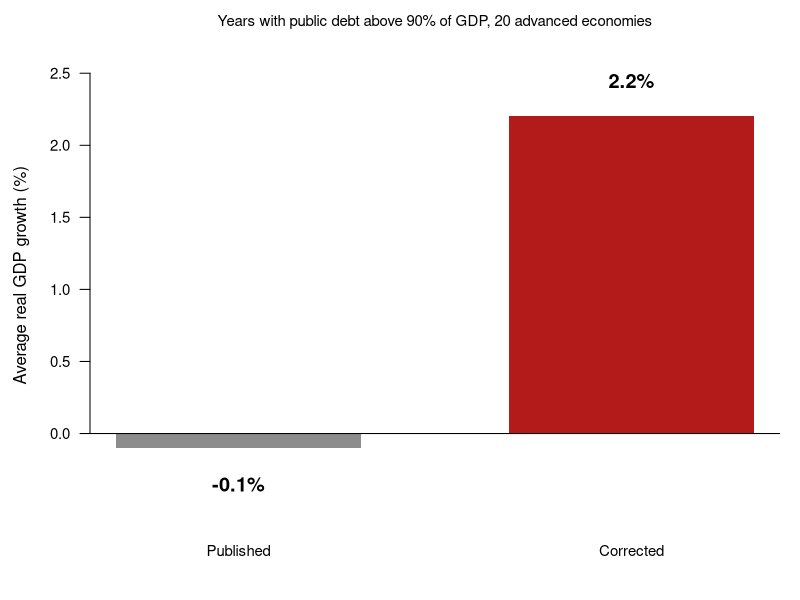
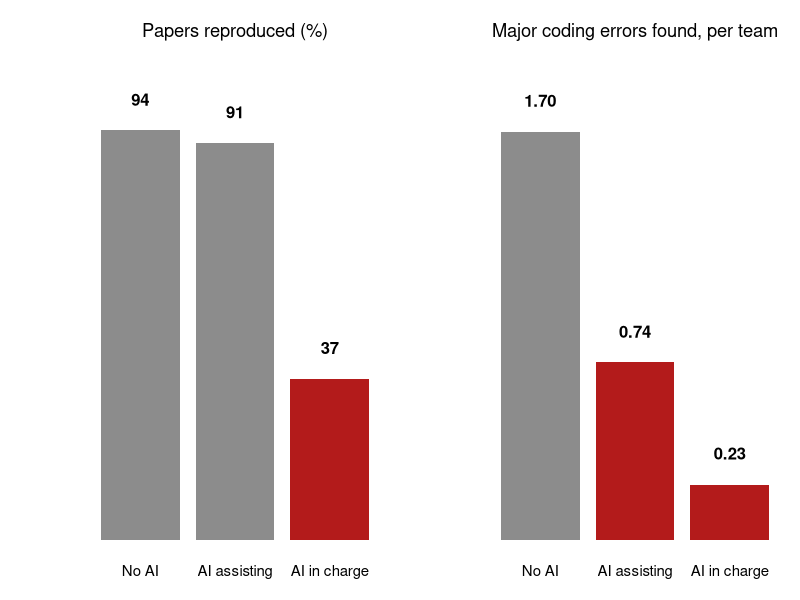
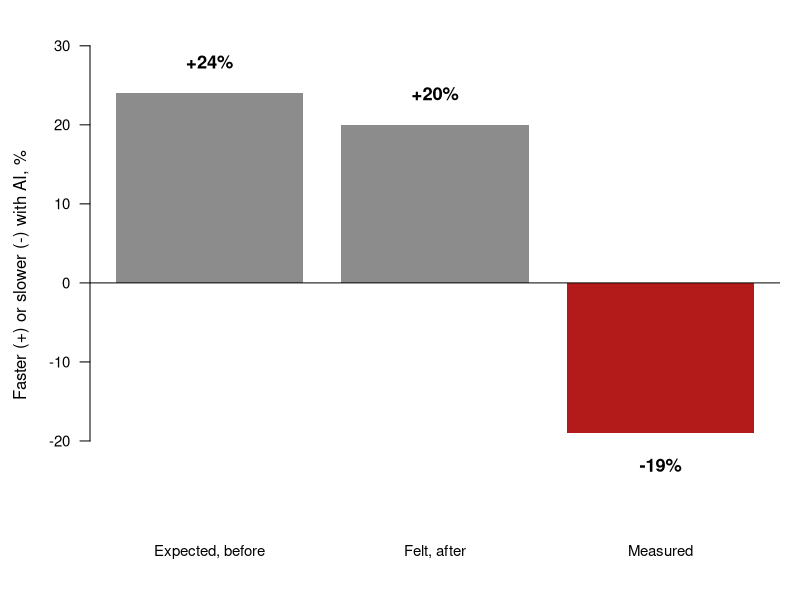
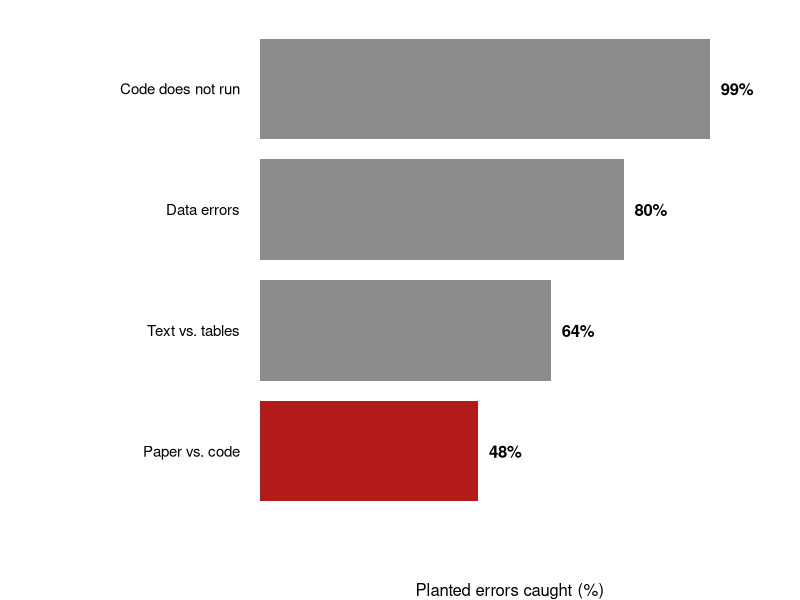
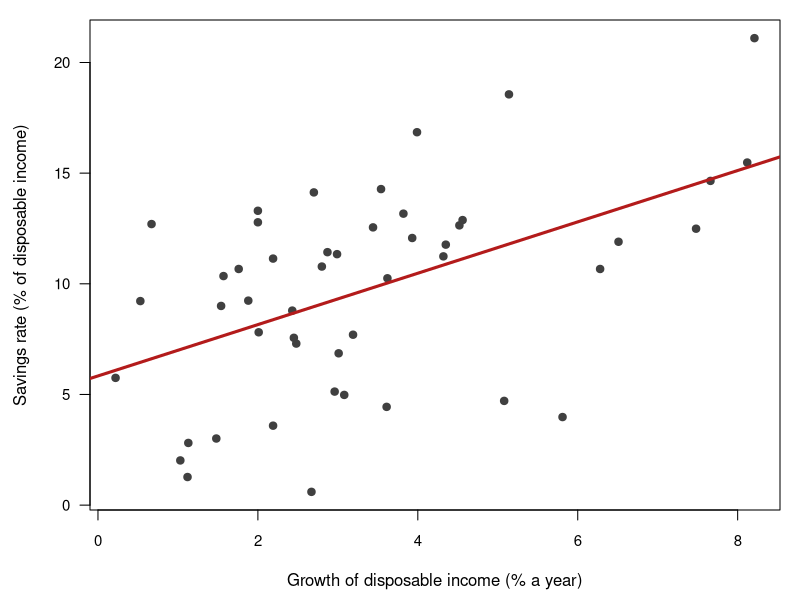
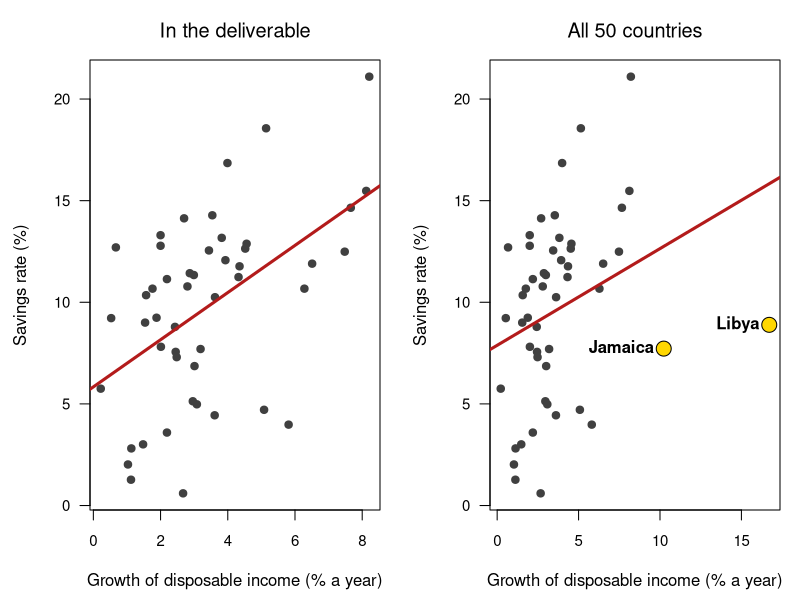

These figures' R source, in order:
# make-figures.R: the charts for session 10. Run from this folder:
#   Rscript make-figures.R
# Every number is typed from the source named next to it; the savings
# figures come from R's built-in LifeCycleSavings.

RED  <- "#b31b1b"
GREY <- "grey55"
open_png <- function(file, w = 1600, h = 760) {
  png(file, width = w, height = h, res = 200)
  par(las = 1, mar = c(4, 4.5, 1.5, 1), cex.axis = 0.9, cex.lab = 1)
}

# 1) Reinhart and Rogoff: growth when public debt is above 90% of GDP ----
# Herndon, Ash & Pollin (2014), Cambridge Journal of Economics 38(2): 2.2%
# on average, "not -0.1% as published".
open_png("F1-debt-growth.png", w = 1400, h = 800)
v <- c(-0.1, 2.2)
b <- barplot(v, names.arg = c("Published", "Corrected"), col = c(GREY, RED),
             border = NA, ylim = c(-0.6, 2.8), width = 0.6, space = 0.6,
             ylab = "Average real GDP growth (%)", axes = FALSE)
axis(2, at = seq(0, 2.5, 0.5)); abline(h = 0)
text(b, v + ifelse(v < 0, -0.25, 0.25), sprintf("%.1f%%", v), cex = 1.2, font = 2)
mtext("Years with public debt above 90% of GDP, 20 advanced economies", side = 3,
      line = 0, cex = 0.9)
dev.off()

# 2) Institute for Replication experiment ----
# Brodeur et al. (2026), PNAS 123(22), abstract and Table 1.
open_png("F2-i4r.png", w = 1800, h = 780)
par(mfrow = c(1, 2), mar = c(3, 4.5, 3, 1))
lab <- c("No AI", "AI assisting", "AI in charge")
b <- barplot(c(94, 91, 37), names.arg = lab, col = c(GREY, GREY, RED), border = NA,
             ylim = c(0, 110), axes = FALSE, main = "Papers reproduced (%)",
             font.main = 1, cex.main = 1.1)
text(b, c(94, 91, 37) + 7, c("94", "91", "37"), font = 2)
b <- barplot(c(1.70, 0.74, 0.23), names.arg = lab, col = c(GREY, RED, RED),
             border = NA, ylim = c(0, 2), axes = FALSE,
             main = "Major coding errors found, per team", font.main = 1, cex.main = 1.1)
text(b, c(1.70, 0.74, 0.23) + 0.13, c("1.70", "0.74", "0.23"), font = 2)
dev.off()

# 3) Expected, felt, and measured speed ----
# Becker et al. (2025), METR: forecast 24% faster, felt 20% faster,
# measured 19% slower (completion time).
open_png("F3-speed.png", w = 1600, h = 800)
v <- c(24, 20, -19)
b <- barplot(v, names.arg = c("Expected, before", "Felt, after", "Measured"),
             col = c(GREY, GREY, RED), border = NA, ylim = c(-30, 32), axes = FALSE,
             ylab = "Faster (+) or slower (-) with AI, %")
axis(2, at = seq(-20, 30, 10)); abline(h = 0)
text(b, v + ifelse(v < 0, -4, 4), paste0(ifelse(v > 0, "+", ""), v, "%"), font = 2, cex = 1.1)
dev.off()

# 4) Recall of verifier agents on planted errors ----
# Willner & Yanagizawa-Drott (2026), "Verifying the Verifiers".
open_png("F4-recall.png", w = 1600, h = 760)
par(mar = c(4, 13, 1, 2))
v <- c(99, 80, 64, 48)
lab <- c("Code does not run", "Data errors", "Text vs. tables", "Paper vs. code")
b <- barplot(rev(v), names.arg = rev(lab), horiz = TRUE, col = c(RED, GREY, GREY, GREY),
             border = NA, xlim = c(0, 110), axes = FALSE,
             xlab = "Planted errors caught (%)")
text(rev(v) + 6, b, paste0(rev(v), "%"), font = 2)
dev.off()

# 5) The figure in the deliverable, and the same figure with all 50 ----
d <- LifeCycleSavings
k <- d[d$ddpi < 10, ]
open_png("F5-deliverable.png", w = 1400, h = 900)
par(mar = c(4.5, 4.5, 1, 1))
plot(k$ddpi, k$sr, pch = 19, col = "grey25",
     xlab = "Growth of disposable income (% a year)",
     ylab = "Savings rate (% of disposable income)")
abline(lm(sr ~ ddpi, data = k), lwd = 3, col = RED)
dev.off()

open_png("F6-reveal.png", w = 2000, h = 820)
par(mfrow = c(1, 2), mar = c(4.5, 4.5, 3, 1))
plot(k$ddpi, k$sr, pch = 19, col = "grey25", main = "In the deliverable",
     font.main = 1, xlab = "Growth of disposable income (% a year)",
     ylab = "Savings rate (%)")
abline(lm(sr ~ ddpi, data = k), lwd = 3, col = RED)
plot(d$ddpi, d$sr, pch = 19, col = "grey25", main = "All 50 countries",
     font.main = 1, xlab = "Growth of disposable income (% a year)",
     ylab = "Savings rate (%)")
out <- d$ddpi >= 10
points(d$ddpi[out], d$sr[out], pch = 21, bg = "gold", cex = 2)
text(d$ddpi[out], d$sr[out], rownames(d)[out], pos = 2, font = 2)
abline(lm(sr ~ ddpi, data = d), lwd = 3, col = RED)
dev.off()
